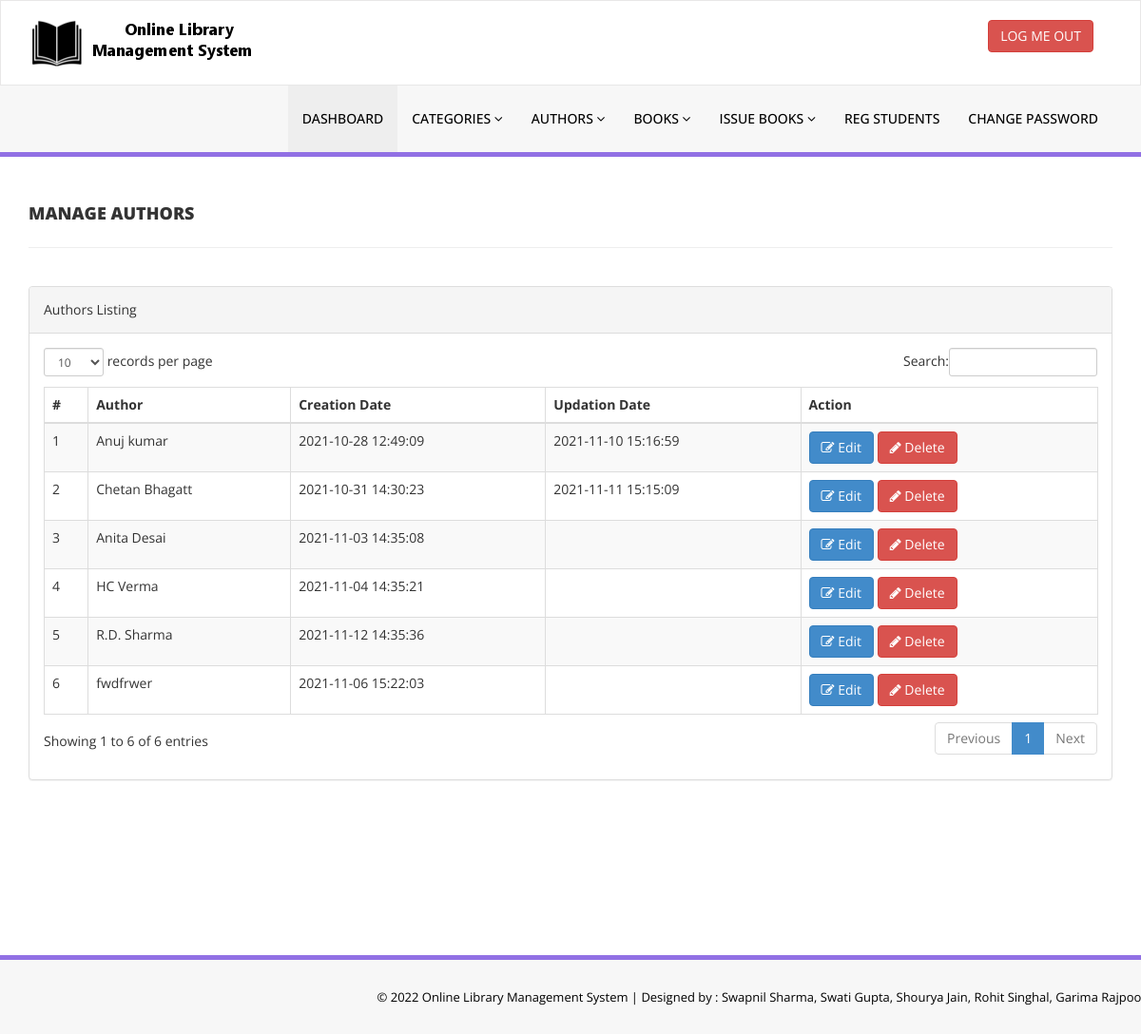
Page /admin/manage-authors.php (signed in) on the committed database.
### tables this page shows
CREATE TABLE `tblauthors` (
  `id` int(11) NOT NULL,
  `AuthorName` varchar(159) DEFAULT NULL,
  `creationDate` timestamp NULL DEFAULT CURRENT_TIMESTAMP,
  `UpdationDate` timestamp NULL DEFAULT NULL ON UPDATE CURRENT_TIMESTAMP
);

### admin/manage-authors.php (the view, shortened to what this page needs)
<?php
include('includes/config.php');
if(strlen($_SESSION['alogin'])==0)
    {
header('location:index.php');
}
else{
    ?>
<!DOCTYPE html>
<html xmlns="http://www.w3.org/1999/xhtml">
<head>
    <link href="assets/css/bootstrap.css" rel="stylesheet" />
    <link href="assets/css/font-awesome.css" rel="stylesheet" />
    <link href="assets/js/dataTables/dataTables.bootstrap.css" rel="stylesheet" />
    <link href="assets/css/style.css" rel="stylesheet" />
</head>
<body>
<?php include('includes/header.php');?>
    <div class="content-wrapper">
         <div class="container">
        <div class="row pad-botm">
            <div class="col-md-12">
                <h4 class="header-line">Manage Authors</h4>
    </div>
     <div class="row">
</div>
        </div>
            <div class="row">
                <div class="col-md-12">
                    <div class="panel panel-default">
                        <div class="panel-heading">
                           Authors Listing
                        </div>
                        <div class="panel-body">
                            <div class="table-responsive">
                                <table class="table table-striped table-bordered table-hover" id="dataTables-example">
                                    <thead>
                                        <tr>
                                            <th>#</th>
                                            <th>Author</th>
                                            <th>Creation Date</th>
                                            <th>Updation Date</th>
                                            <th>Action</th>
                                        </tr>
                                    </thead>
                                    <tbody>
<?php $sql = "SELECT * from  tblauthors";
$query = $dbh -> prepare($sql);
$query->execute();
$results=$query->fetchAll(PDO::FETCH_OBJ);
$cnt=1;
if($query->rowCount() > 0)
{
foreach($results as $result)
{               ?>
                                        <tr class="odd gradeX">
                                            <td class="center"><?php echo htmlentities($cnt);?></td>
                                            <td class="center"><?php echo htmlentities($result->AuthorName);?></td>
                                            <td class="center"><?php echo htmlentities($result->creationDate);?></td>
                                            <td class="center"><?php echo htmlentities($result->UpdationDate);?></td>
                                            <td class="center">
                                            <a href="edit-author.php?athrid=<?php echo htmlentities($result->id);?>"><button class="btn btn-primary"><i class="fa fa-edit "></i> Edit</button>
                                          <a href="manage-authors.php?del=<?php echo htmlentities($result->id);?>" onclick="return confirm('Are you sure you want to delete?');"" >  <button class="btn btn-danger"><i class="fa fa-pencil"></i> Delete</button>
                                            </td>
                                        </tr>
 <?php $cnt=$cnt+1;}} ?>
                                    </tbody>
                                </table>
                            </div>
                        </div>
                    </div>
                </div>
            </div>
    </div>
    </div>
  <?php include('includes/footer.php');?>
</body>
</html>
<?php } ?>

### admin/assets/css/style.css (style rules this page uses)
.content-wrapper { margin-top: 40px; min-height:800px; padding-bottom:90px; }
.header-line { font-weight:900; padding-bottom:25px; border-bottom:1px solid #eeeeee; text-transform:uppercase; }
.pad-botm { padding-bottom:30px; }

### rows in the picture
tblauthors: AuthorName "Anuj kumar", creationDate "2021-10-28 12:49:09", UpdationDate "2021-11-10 15:16:59"
tblauthors: AuthorName "Chetan Bhagatt", creationDate "2021-10-31 14:30:23", UpdationDate "2021-11-11 15:15:09"
tblauthors: AuthorName "Anita Desai", creationDate "2021-11-03 14:35:08"
tblauthors: AuthorName "HC Verma", creationDate "2021-11-04 14:35:21"
tblauthors: AuthorName "R.D. Sharma", creationDate "2021-11-12 14:35:36"
tblauthors: AuthorName "fwdfrwer", creationDate "2021-11-06 15:22:03"
